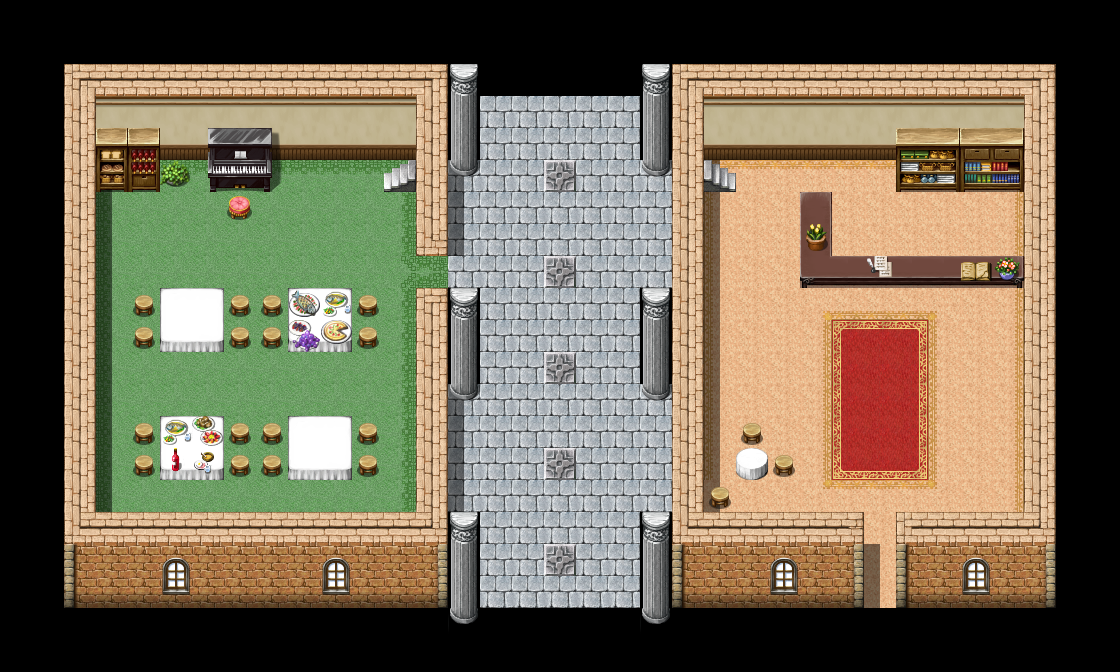

Rendered tile map (Tiled .tmx) drawn with the repository's tilesets; below, a short description and the map source with its tile grids summarised:
An orthogonal 70x42 tile map with 16x16 px tiles, 7 tile layers (under0 background, under1 none, under2 none, under3 none, ...) and 44 objects (4x 2, 4x 1, 2x 3, 2x step_carpet, step_stone).

<map version="1.0" orientation="orthogonal" renderorder="right-down" width="70" height="42" tilewidth="16" tileheight="16" nextobjectid="68">
 <tileset firstgid="1" name="huis_cochem_1f" tilewidth="16" tileheight="16" tilecount="1144" columns="44">
  <image source="huis_cochem_1f.png" width="704" height="416" />
 </tileset>
 <layer name="under0 background" width="70" height="42">
  <data>[2940 cells, 2888 non-empty, 294 distinct tile ids]</data>
 </layer>
 <layer name="under1 none" width="70" height="42">
  <data>[2940 cells, 0 non-empty, 0 distinct tile ids]</data>
 </layer>
 <layer name="under2 none" width="70" height="42">
  <data>[2940 cells, 0 non-empty, 0 distinct tile ids]</data>
 </layer>
 <layer name="under3 none" width="70" height="42">
  <data>[2940 cells, 0 non-empty, 0 distinct tile ids]</data>
 </layer>
 <layer name="under4 none" width="70" height="42">
  <data>[2940 cells, 0 non-empty, 0 distinct tile ids]</data>
 </layer>
 <layer name="over5 player" width="70" height="42">
  <data>[2940 cells, 0 non-empty, 0 distinct tile ids]</data>
 </layer>
 <layer name="over6 background" width="70" height="42">
  <data>[2940 cells, 52 non-empty, 6 distinct tile ids]</data>
 </layer>
 <objectgroup name="portals">
  <object id="1" name="cochem" type="3" x="464" y="80" width="192" height="16" />
  <object id="2" name="cochem" type="2" x="464" y="608" width="192" height="16" />
  <object id="3" name="huis_cochem_2f" type="1" x="416" y="144" width="16" height="32" />
  <object id="4" name="huis_cochem_2f" type="2" x="688" y="144" width="16" height="32" />
  <object id="5" name="cochem" type="1" x="848" y="608" width="64" height="16" />
 </objectgroup>
 <objectgroup name="start_pos">
  <object id="53" name="cochem" type="1" x="864" y="576" width="16" height="16" />
  <object id="54" name="cochem" type="2" x="544" y="576" width="16" height="16" />
  <object id="55" name="cochem" type="3" x="544" y="96" width="16" height="16">
   <properties>
    <property name="direction" value="south" />
   </properties>
  </object>
  <object id="66" name="huis_cochem_2f" type="2" x="720" y="144" width="16" height="16">
   <properties>
    <property name="direction" value="east" />
   </properties>
  </object>
  <object id="67" name="huis_cochem_2f" type="1" x="368" y="144" width="16" height="16">
   <properties>
    <property name="direction" value="west" />
   </properties>
  </object>
 </objectgroup>
 <objectgroup name="sounds" visible="0">
  <object id="44" name="step_carpet" x="64" y="64" width="384" height="544" />
  <object id="45" name="step_stone" x="448" y="64" width="224" height="544" />
  <object id="47" name="step_carpet" x="672" y="64" width="384" height="544" />
 </objectgroup>
 <objectgroup name="low_blocker">
  <object id="6" x="800" y="192" width="32" height="80" />
  <object id="7" x="832" y="256" width="192" height="16" />
  <object id="8" x="736" y="448" width="64" height="16" />
  <object id="13" x="128" y="416" width="256" height="48" />
  <object id="16" x="128" y="288" width="256" height="48" />
  <object id="50" x="736" y="416" width="32" height="16" />
  <object id="51" x="704" y="480" width="32" height="16" />
  <object id="52" x="224" y="192" width="32" height="16" />
 </objectgroup>
 <objectgroup name="high_blocker">
  <object id="20" x="896" y="144" width="128" height="32" />
  <object id="24" x="448" y="304" width="32" height="80" />
  <object id="25" x="640" y="304" width="32" height="80" />
  <object id="26" x="448" y="528" width="32" height="80" />
  <object id="28" x="640" y="528" width="32" height="80" />
  <object id="29" x="448" y="64" width="32" height="96" />
  <object id="30" x="640" y="64" width="32" height="96" />
  <object id="31" x="416" y="304" width="32" height="304" />
  <object id="33" x="64" y="528" width="352" height="80" />
  <object id="34" x="64" y="64" width="32" height="464" />
  <object id="35" x="96" y="64" width="336" height="80" />
  <object id="36" x="432" y="64" width="16" height="112" />
  <object id="37" x="672" y="64" width="16" height="544" />
  <object id="39" x="704" y="528" width="160" height="80" />
  <object id="40" x="896" y="528" width="128" height="80" />
  <object id="41" x="1024" y="64" width="32" height="544" />
  <object id="43" x="704" y="64" width="320" height="80" />
  <object id="48" x="96" y="144" width="176" height="32" />
  <object id="58" x="400" y="176" width="48" height="16" />
  <object id="59" x="416" y="192" width="32" height="64" />
  <object id="60" x="688" y="192" width="16" height="416" />
  <object id="62" x="688" y="64" width="16" height="80" />
  <object id="64" x="688" y="176" width="32" height="16" />
 </objectgroup>
 <objectgroup name="objects" visible="0" />
 <objectgroup name="events" />
</map>
